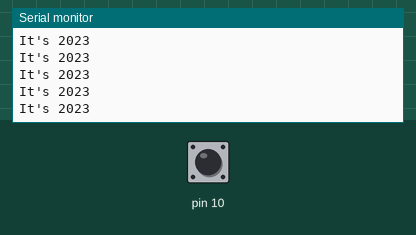
This sketch was run on a simulated Arduino Uno, built with avr-gcc and run on an emulated ATmega328P. On the bench: the last lines printed to the serial monitor. The inputs (shaded band) are chosen by the test bench; at power-on: pin 10 LOW.

Above: at 1.2 s.
1.3 s: pin 10 driven HIGH
At 1.9 s:
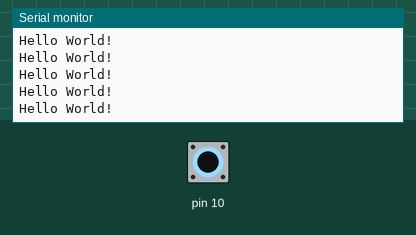
3.2 s: pin 10 driven LOW
At 4.3 s:
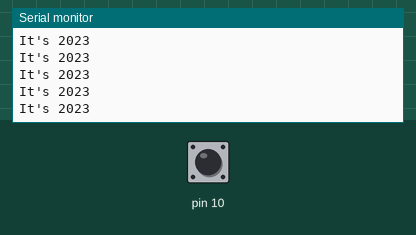
6.2 s: pin 10 driven HIGH
At 7.3 s:
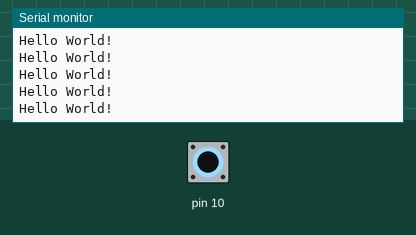
9.2 s: pin 10 pulsed LOW 2 times (0.12 s each, 0.3 s apart)
12.8 s: pin 10 pulsed LOW 5 times (0.12 s each, 0.3 s apart)
At 13.5 s:
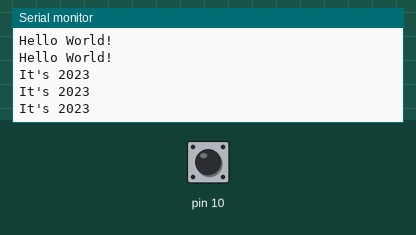

The sketch:

EE201_Lab3_Exercise_3.ino
```cpp
void setup() {
  Serial.begin(9600);
  pinMode(10, INPUT);

}

void loop() {

  if (digitalRead(10) == HIGH) {
    Serial.println("Hello World!");
  } else {
    Serial.println("It's 2023");
  }

}
```

Measured:
- after the input at 1.3 s, the serial monitor: prints a new line after 0.07 s (image 1)
- after the input at 12.8 s, the serial monitor: prints a new line after 0.07 s (image 4)
